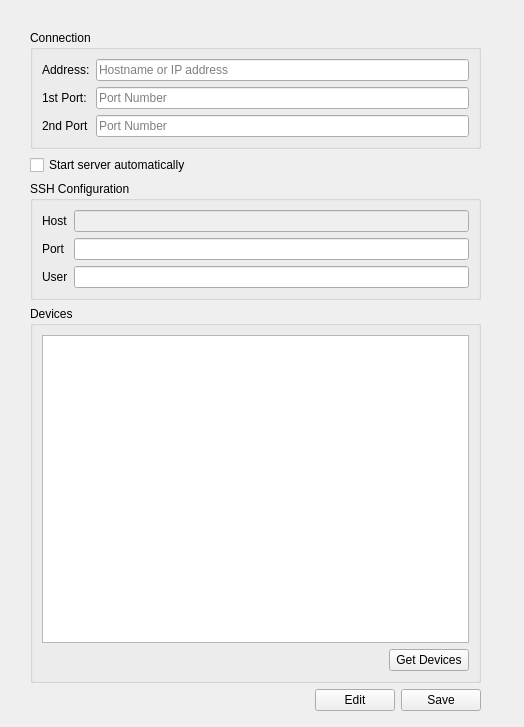
<?xml version="1.0" encoding="UTF-8"?>
<ui version="4.0">
 <class>Form</class>
 <widget class="QWidget" name="Form">
  <property name="geometry">
   <rect>
    <x>0</x>
    <y>0</y>
    <width>524</width>
    <height>727</height>
   </rect>
  </property>
  <property name="windowTitle">
   <string>Form</string>
  </property>
  <widget class="QWidget" name="">
   <property name="geometry">
    <rect>
     <x>30</x>
     <y>30</y>
     <width>451</width>
     <height>681</height>
    </rect>
   </property>
   <layout class="QVBoxLayout" name="formLayout">
    <item>
     <widget class="QGroupBox" name="groupBox">
      <property name="title">
       <string>Connection</string>
      </property>
      <property name="flat">
       <bool>false</bool>
      </property>
      <layout class="QVBoxLayout" name="verticalLayout">
       <item>
        <layout class="QGridLayout" name="gridLayout">
         <item row="0" column="0">
          <widget class="QLabel" name="addressLabel">
           <property name="text">
            <string>Address:</string>
           </property>
           <property name="buddy">
            <cstring>addressEdit</cstring>
           </property>
          </widget>
         </item>
         <item row="0" column="1">
          <widget class="QLineEdit" name="addressEdit">
           <property name="toolTip">
            <string extracomment="Hostname or IP address"/>
           </property>
           <property name="readOnly">
            <bool>false</bool>
           </property>
           <property name="placeholderText">
            <string>Hostname or IP address</string>
           </property>
          </widget>
         </item>
         <item row="1" column="0">
          <widget class="QLabel" name="port1Label">
           <property name="text">
            <string>1st Port:</string>
           </property>
           <property name="buddy">
            <cstring>port1Edit</cstring>
           </property>
          </widget>
         </item>
         <item row="1" column="1">
          <widget class="QLineEdit" name="port1Edit">
           <property name="toolTip">
            <string extracomment="Port"/>
           </property>
           <property name="placeholderText">
            <string>Port Number</string>
           </property>
          </widget>
         </item>
         <item row="2" column="0">
          <widget class="QLabel" name="port2Label">
           <property name="text">
            <string>2nd Port</string>
           </property>
           <property name="buddy">
            <cstring>port2Edit</cstring>
           </property>
          </widget>
         </item>
         <item row="2" column="1">
          <widget class="QLineEdit" name="port2Edit">
           <property name="toolTip">
            <string extracomment="Port"/>
           </property>
           <property name="placeholderText">
            <string>Port Number</string>
           </property>
          </widget>
         </item>
        </layout>
       </item>
      </layout>
     </widget>
    </item>
    <item>
     <widget class="QCheckBox" name="autoStartServer">
      <property name="text">
       <string>Start server automatically</string>
      </property>
     </widget>
    </item>
    <item>
     <widget class="QGroupBox" name="sshBox">
      <property name="enabled">
       <bool>true</bool>
      </property>
      <property name="title">
       <string>SSH Configuration</string>
      </property>
      <layout class="QGridLayout" name="gridLayout_3">
       <item row="0" column="0">
        <layout class="QGridLayout" name="gridLayout_2">
         <item row="1" column="1">
          <widget class="QLineEdit" name="sshPortEdit"/>
         </item>
         <item row="1" column="0">
          <widget class="QLabel" name="sshPortLabel">
           <property name="text">
            <string>Port</string>
           </property>
          </widget>
         </item>
         <item row="2" column="1">
          <widget class="QLineEdit" name="sshUserEdit"/>
         </item>
         <item row="2" column="0">
          <widget class="QLabel" name="sshUserLabel">
           <property name="text">
            <string>User</string>
           </property>
           <property name="buddy">
            <cstring>sshUserEdit</cstring>
           </property>
          </widget>
         </item>
         <item row="0" column="0">
          <widget class="QLabel" name="sshHostLabel">
           <property name="text">
            <string>Host</string>
           </property>
          </widget>
         </item>
         <item row="0" column="1">
          <widget class="QLineEdit" name="sshHostEdit">
           <property name="enabled">
            <bool>false</bool>
           </property>
           <property name="readOnly">
            <bool>true</bool>
           </property>
          </widget>
         </item>
        </layout>
       </item>
      </layout>
     </widget>
    </item>
    <item>
     <widget class="QGroupBox" name="devicesBox">
      <property name="title">
       <string>Devices</string>
      </property>
      <layout class="QGridLayout" name="gridLayout_5">
       <item row="0" column="0">
        <widget class="QListWidget" name="deviceList">
         <property name="movement">
          <enum>QListView::Static</enum>
         </property>
         <property name="resizeMode">
          <enum>QListView::Fixed</enum>
         </property>
         <property name="spacing">
          <number>10</number>
         </property>
        </widget>
       </item>
       <item row="1" column="0">
        <layout class="QGridLayout" name="gridLayout_4">
         <item row="0" column="1">
          <widget class="QPushButton" name="getDevicesButton">
           <property name="text">
            <string>Get Devices</string>
           </property>
          </widget>
         </item>
         <item row="0" column="0">
          <spacer name="horizontalSpacer">
           <property name="orientation">
            <enum>Qt::Horizontal</enum>
           </property>
           <property name="sizeHint" stdset="0">
            <size>
             <width>40</width>
             <height>20</height>
            </size>
           </property>
          </spacer>
         </item>
        </layout>
       </item>
      </layout>
     </widget>
    </item>
    <item>
     <layout class="QHBoxLayout" name="horizontalLayout">
      <item>
       <spacer name="horizontalSpacer_2">
        <property name="orientation">
         <enum>Qt::Horizontal</enum>
        </property>
        <property name="sizeHint" stdset="0">
         <size>
          <width>40</width>
          <height>20</height>
         </size>
        </property>
       </spacer>
      </item>
      <item>
       <widget class="QPushButton" name="editButton">
        <property name="text">
         <string>Edit</string>
        </property>
       </widget>
      </item>
      <item>
       <widget class="QPushButton" name="saveButton">
        <property name="text">
         <string>Save</string>
        </property>
       </widget>
      </item>
     </layout>
    </item>
   </layout>
  </widget>
 </widget>
 <resources/>
 <connections/>
</ui>
